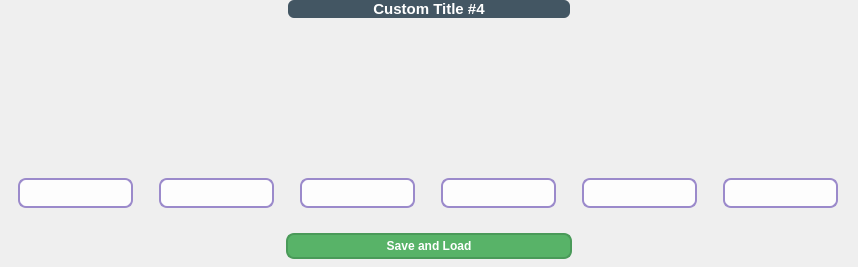
          <widget class="QWidget" name="pageProfile4">
           <layout class="QVBoxLayout" name="verticalLayout_30">
            <property name="leftMargin">
             <number>0</number>
            </property>
            <property name="topMargin">
             <number>0</number>
            </property>
            <property name="rightMargin">
             <number>0</number>
            </property>
            <property name="bottomMargin">
             <number>8</number>
            </property>
            <item>
             <layout class="QHBoxLayout" name="layoutTitleprofile4">
              <item>
               <widget class="QFrame" name="frame_13">
                <property name="frameShape">
                 <enum>QFrame::Shape::NoFrame</enum>
                </property>
                <property name="frameShadow">
                 <enum>QFrame::Shadow::Raised</enum>
                </property>
               </widget>
              </item>
              <item>
               <widget class="QLabel" name="titlepage4">
                <property name="sizePolicy">
                 <sizepolicy hsizetype="Preferred" vsizetype="Expanding">
                  <horstretch>0</horstretch>
                  <verstretch>0</verstretch>
                 </sizepolicy>
                </property>
                <property name="minimumSize">
                 <size>
                  <width>0</width>
                  <height>0</height>
                 </size>
                </property>
                <property name="maximumSize">
                 <size>
                  <width>400</width>
                  <height>30</height>
                 </size>
                </property>
                <property name="font">
                 <font>
                  <family>Segoe UI</family>
                  <pointsize>11</pointsize>
                  <italic>false</italic>
                  <bold>true</bold>
                 </font>
                </property>
                <property name="styleSheet">
                 <string notr="true">
/* App Title (KeyBloom) */
#titlepage4{
    color: white;      
    font-size: 11pt;
    font-weight: bold;
    background-color: #435663; /* ungu menyala lembut */
    border-radius: 6px;
}


</string>
                </property>
                <property name="text">
                 <string>Custom Title #4</string>
                </property>
                <property name="alignment">
                 <set>Qt::AlignmentFlag::AlignCenter</set>
                </property>
               </widget>
              </item>
              <item>
               <widget class="QFrame" name="frame_14">
                <property name="frameShape">
                 <enum>QFrame::Shape::NoFrame</enum>
                </property>
                <property name="frameShadow">
                 <enum>QFrame::Shadow::Raised</enum>
                </property>
               </widget>
              </item>
             </layout>
            </item>
            <item>
             <widget class="QFrame" name="frameAllbutton4">
              <property name="frameShape">
               <enum>QFrame::Shape::NoFrame</enum>
              </property>
              <property name="frameShadow">
               <enum>QFrame::Shadow::Raised</enum>
              </property>
              <layout class="QHBoxLayout" name="horizontalLayout_12">
               <item>
                <widget class="QFrame" name="frameout19">
                 <property name="minimumSize">
                  <size>
                   <width>135</width>
                   <height>185</height>
                  </size>
                 </property>
                 <property name="maximumSize">
                  <size>
                   <width>135</width>
                   <height>185</height>
                  </size>
                 </property>
                 <property name="frameShape">
                  <enum>QFrame::Shape::NoFrame</enum>
                 </property>
                 <property name="frameShadow">
                  <enum>QFrame::Shadow::Raised</enum>
                 </property>
                 <layout class="QVBoxLayout" name="verticalLayout_24">
                  <property name="spacing">
                   <number>6</number>
                  </property>
                  <property name="leftMargin">
                   <number>9</number>
                  </property>
                  <property name="topMargin">
                   <number>9</number>
                  </property>
                  <property name="rightMargin">
                   <number>9</number>
                  </property>
                  <property name="bottomMargin">
                   <number>9</number>
                  </property>
                  <item>
                   <widget class="QFrame" name="buttonFrame19">
                    <property name="minimumSize">
                     <size>
                      <width>115</width>
                      <height>130</height>
                     </size>
                    </property>
                    <property name="maximumSize">
                     <size>
                      <width>115</width>
                      <height>130</height>
                     </size>
                    </property>
                    <property name="frameShape">
                     <enum>QFrame::Shape::NoFrame</enum>
                    </property>
                    <property name="frameShadow">
                     <enum>QFrame::Shadow::Raised</enum>
                    </property>
                   </widget>
                  </item>
                  <item>
                   <widget class="QLineEdit" name="prof4_line1">
                    <property name="minimumSize">
                     <size>
                      <width>115</width>
                      <height>30</height>
                     </size>
                    </property>
                    <property name="maximumSize">
                     <size>
                      <width>115</width>
                      <height>30</height>
                     </size>
                    </property>
                    <property name="styleSheet">
                     <string notr="true">/* ================= CUSTOM LINE EDIT ================= */
QLineEdit{
    background-color: rgba(255, 255, 255, 0.9);   /* putih lembut, bersih */
    color: #2e2a44;                               /* teks ungu gelap */
    
	font-family: &quot;Segoe UI&quot;;
    font-size: 10pt;
    font-weight: 700;     

    border: 2px solid #9b8acb;                    /* ungu medium */
    border-radius: 8px;
	padding: 2px 4px;
}

/* ================= FOCUS ================= */
QLineEdit:focus {
    border: 2px solid #7b5cff;                    /* ungu menyala (accent) */
    background-color: rgba(155, 138, 203, 0.15);  /* glow ungu lembut */
}

/* ================= DISABLED ================= */
QLineEdit:disabled {
    background-color: rgba(235, 231, 246, 0.8);   /* abu ungu */
    color: #9a95b3;
    border: 2px solid #c7bddf;
}
</string>
                    </property>
                   </widget>
                  </item>
                 </layout>
                </widget>
               </item>
               <item>
                <widget class="QFrame" name="frameout20">
                 <property name="minimumSize">
                  <size>
                   <width>135</width>
                   <height>185</height>
                  </size>
                 </property>
                 <property name="maximumSize">
                  <size>
                   <width>135</width>
                   <height>185</height>
                  </size>
                 </property>
                 <property name="frameShape">
                  <enum>QFrame::Shape::NoFrame</enum>
                 </property>
                 <property name="frameShadow">
                  <enum>QFrame::Shadow::Raised</enum>
                 </property>
                 <layout class="QVBoxLayout" name="verticalLayout_25">
                  <property name="spacing">
                   <number>6</number>
                  </property>
                  <property name="leftMargin">
                   <number>9</number>
                  </property>
                  <property name="topMargin">
                   <number>9</number>
                  </property>
                  <property name="rightMargin">
                   <number>9</number>
                  </property>
                  <property name="bottomMargin">
                   <number>9</number>
                  </property>
                  <item>
                   <widget class="QFrame" name="buttonFrame20">
                    <property name="minimumSize">
                     <size>
                      <width>115</width>
                      <height>130</height>
                     </size>
                    </property>
                    <property name="maximumSize">
                     <size>
                      <width>115</width>
                      <height>130</height>
                     </size>
                    </property>
                    <property name="frameShape">
                     <enum>QFrame::Shape::NoFrame</enum>
                    </property>
                    <property name="frameShadow">
                     <enum>QFrame::Shadow::Raised</enum>
                    </property>
                   </widget>
                  </item>
                  <item>
                   <widget class="QLineEdit" name="prof4_line2">
                    <property name="minimumSize">
                     <size>
                      <width>115</width>
                      <height>30</height>
                     </size>
                    </property>
                    <property name="maximumSize">
                     <size>
                      <width>115</width>
                      <height>30</height>
                     </size>
                    </property>
                    <property name="styleSheet">
                     <string notr="true">/* ================= CUSTOM LINE EDIT ================= */
QLineEdit{
    background-color: rgba(255, 255, 255, 0.9);   /* putih lembut, bersih */
    color: #2e2a44;                               /* teks ungu gelap */
    
	font-family: &quot;Segoe UI&quot;;
    font-size: 10pt;
    font-weight: 700;     

    border: 2px solid #9b8acb;                    /* ungu medium */
    border-radius: 8px;
	padding: 2px 4px;
}

/* ================= FOCUS ================= */
QLineEdit:focus {
    border: 2px solid #7b5cff;                    /* ungu menyala (accent) */
    background-color: rgba(155, 138, 203, 0.15);  /* glow ungu lembut */
}

/* ================= DISABLED ================= */
QLineEdit:disabled {
    background-color: rgba(235, 231, 246, 0.8);   /* abu ungu */
    color: #9a95b3;
    border: 2px solid #c7bddf;
}
</string>
                    </property>
                   </widget>
                  </item>
                 </layout>
                </widget>
               </item>
               <item>
                <widget class="QFrame" name="frameout21">
                 <property name="minimumSize">
                  <size>
                   <width>135</width>
                   <height>185</height>
                  </size>
                 </property>
                 <property name="maximumSize">
                  <size>
                   <width>135</width>
                   <height>185</height>
                  </size>
                 </property>
                 <property name="frameShape">
                  <enum>QFrame::Shape::NoFrame</enum>
                 </property>
                 <property name="frameShadow">
                  <enum>QFrame::Shadow::Raised</enum>
                 </property>
                 <layout class="QVBoxLayout" name="verticalLayout_26">
                  <property name="spacing">
                   <number>6</number>
                  </property>
                  <property name="leftMargin">
                   <number>9</number>
                  </property>
                  <property name="topMargin">
                   <number>9</number>
                  </property>
                  <property name="rightMargin">
                   <number>9</number>
                  </property>
                  <property name="bottomMargin">
                   <number>9</number>
                  </property>
                  <item>
                   <widget class="QFrame" name="buttonFrame21">
                    <property name="minimumSize">
                     <size>
                      <width>115</width>
                      <height>130</height>
                     </size>
                    </property>
                    <property name="maximumSize">
                     <size>
                      <width>115</width>
                      <height>130</height>
                     </size>
                    </property>
                    <property name="frameShape">
                     <enum>QFrame::Shape::NoFrame</enum>
                    </property>
                    <property name="frameShadow">
                     <enum>QFrame::Shadow::Raised</enum>
                    </property>
                   </widget>
                  </item>
                  <item>
                   <widget class="QLineEdit" name="prof4_line3">
                    <property name="minimumSize">
                     <size>
                      <width>115</width>
                      <height>30</height>
                     </size>
                    </property>
                    <property name="maximumSize">
                     <size>
                      <width>115</width>
                      <height>30</height>
                     </size>
                    </property>
                    <property name="styleSheet">
                     <string notr="true">/* ================= CUSTOM LINE EDIT ================= */
QLineEdit{
    background-color: rgba(255, 255, 255, 0.9);   /* putih lembut, bersih */
    color: #2e2a44;                               /* teks ungu gelap */
    
	font-family: &quot;Segoe UI&quot;;
    font-size: 10pt;
    font-weight: 700;     

    border: 2px solid #9b8acb;                    /* ungu medium */
    border-radius: 8px;
	padding: 2px 4px;
}

/* ================= FOCUS ================= */
QLineEdit:focus {
    border: 2px solid #7b5cff;                    /* ungu menyala (accent) */
    background-color: rgba(155, 138, 203, 0.15);  /* glow ungu lembut */
}

/* ================= DISABLED ================= */
QLineEdit:disabled {
    background-color: rgba(235, 231, 246, 0.8);   /* abu ungu */
    color: #9a95b3;
    border: 2px solid #c7bddf;
}
</string>
                    </property>
                   </widget>
                  </item>
                 </layout>
                </widget>
               </item>
               <item>
                <widget class="QFrame" name="frameout22">
                 <property name="minimumSize">
                  <size>
                   <width>135</width>
                   <height>185</height>
                  </size>
                 </property>
                 <property name="maximumSize">
                  <size>
                   <width>135</width>
                   <height>185</height>
                  </size>
                 </property>
                 <property name="frameShape">
                  <enum>QFrame::Shape::NoFrame</enum>
                 </property>
                 <property name="frameShadow">
                  <enum>QFrame::Shadow::Raised</enum>
                 </property>
                 <layout class="QVBoxLayout" name="verticalLayout_27">
                  <property name="spacing">
                   <number>6</number>
                  </property>
                  <property name="leftMargin">
                   <number>9</number>
                  </property>
                  <property name="topMargin">
                   <number>9</number>
                  </property>
                  <property name="rightMargin">
                   <number>9</number>
                  </property>
                  <property name="bottomMargin">
                   <number>9</number>
                  </property>
                  <item>
                   <widget class="QFrame" name="buttonFrame22">
                    <property name="minimumSize">
                     <size>
                      <width>115</width>
                      <height>130</height>
                     </size>
                    </property>
                    <property name="maximumSize">
                     <size>
                      <width>115</width>
                      <height>130</height>
                     </size>
                    </property>
                    <property name="frameShape">
                     <enum>QFrame::Shape::NoFrame</enum>
                    </property>
                    <property name="frameShadow">
                     <enum>QFrame::Shadow::Raised</enum>
                    </property>
                   </widget>
                  </item>
                  <item>
                   <widget class="QLineEdit" name="prof4_line4">
                    <property name="minimumSize">
                     <size>
                      <width>115</width>
                      <height>30</height>
                     </size>
                    </property>
                    <property name="maximumSize">
                     <size>
                      <width>115</width>
                      <height>30</height>
                     </size>
                    </property>
                    <property name="styleSheet">
                     <string notr="true">/* ================= CUSTOM LINE EDIT ================= */
QLineEdit{
    background-color: rgba(255, 255, 255, 0.9);   /* putih lembut, bersih */
    color: #2e2a44;                               /* teks ungu gelap */
    
	font-family: &quot;Segoe UI&quot;;
    font-size: 10pt;
    font-weight: 700;     

    border: 2px solid #9b8acb;                    /* ungu medium */
    border-radius: 8px;
	padding: 2px 4px;
}

/* ================= FOCUS ================= */
QLineEdit:focus {
    border: 2px solid #7b5cff;                    /* ungu menyala (accent) */
    background-color: rgba(155, 138, 203, 0.15);  /* glow ungu lembut */
}

/* ================= DISABLED ================= */
QLineEdit:disabled {
    background-color: rgba(235, 231, 246, 0.8);   /* abu ungu */
    color: #9a95b3;
    border: 2px solid #c7bddf;
}
</string>
                    </property>
                   </widget>
                  </item>
                 </layout>
                </widget>
               </item>
               <item>
                <widget class="QFrame" name="frameout23">
                 <property name="minimumSize">
                  <size>
                   <width>135</width>
                   <height>185</height>
                  </size>
                 </property>
                 <property name="maximumSize">
                  <size>
                   <width>135</width>
                   <height>185</height>
                  </size>
                 </property>
                 <property name="frameShape">
                  <enum>QFrame::Shape::NoFrame</enum>
                 </property>
                 <property name="frameShadow">
                  <enum>QFrame::Shadow::Raised</enum>
                 </property>
                 <layout class="QVBoxLayout" name="verticalLayout_28">
                  <property name="spacing">
                   <number>6</number>
                  </property>
                  <property name="leftMargin">
                   <number>9</number>
                  </property>
                  <property name="topMargin">
                   <number>9</number>
                  </property>
                  <property name="rightMargin">
                   <number>9</number>
                  </property>
                  <property name="bottomMargin">
                   <number>9</number>
                  </property>
                  <item>
                   <widget class="QFrame" name="buttonFrame23">
                    <property name="minimumSize">
                     <size>
                      <width>115</width>
                      <height>130</height>
                     </size>
                    </property>
                    <property name="maximumSize">
                     <size>
                      <width>115</width>
                      <height>130</height>
                     </size>
                    </property>
                    <property name="frameShape">
                     <enum>QFrame::Shape::NoFrame</enum>
                    </property>
                    <property name="frameShadow">
                     <enum>QFrame::Shadow::Raised</enum>
                    </property>
                   </widget>
                  </item>
                  <item>
                   <widget class="QLineEdit" name="prof4_line5">
                    <property name="minimumSize">
                     <size>
                      <width>115</width>
                      <height>30</height>
                     </size>
                    </property>
                    <property name="maximumSize">
                     <size>
                      <width>115</width>
                      <height>30</height>
                     </size>
                    </property>
                    <property name="styleSheet">
                     <string notr="true">/* ================= CUSTOM LINE EDIT ================= */
QLineEdit{
    background-color: rgba(255, 255, 255, 0.9);   /* putih lembut, bersih */
    color: #2e2a44;                               /* teks ungu gelap */
    
	font-family: &quot;Segoe UI&quot;;
    font-size: 10pt;
    font-weight: 700;     

    border: 2px solid #9b8acb;                    /* ungu medium */
    border-radius: 8px;
	padding: 2px 4px;
}

/* ================= FOCUS ================= */
QLineEdit:focus {
    border: 2px solid #7b5cff;                    /* ungu menyala (accent) */
    background-color: rgba(155, 138, 203, 0.15);  /* glow ungu lembut */
}

/* ================= DISABLED ================= */
QLineEdit:disabled {
    background-color: rgba(235, 231, 246, 0.8);   /* abu ungu */
    color: #9a95b3;
    border: 2px solid #c7bddf;
}
</string>
                    </property>
                   </widget>
                  </item>
                 </layout>
                </widget>
               </item>
               <item>
                <widget class="QFrame" name="frameout24">
                 <property name="minimumSize">
                  <size>
                   <width>135</width>
                   <height>185</height>
                  </size>
                 </property>
                 <property name="maximumSize">
                  <size>
                   <width>135</width>
                   <height>185</height>
                  </size>
                 </property>
                 <property name="frameShape">
                  <enum>QFrame::Shape::NoFrame</enum>
                 </property>
                 <property name="frameShadow">
                  <enum>QFrame::Shadow::Raised</enum>
                 </property>
                 <layout class="QVBoxLayout" name="verticalLayout_29">
                  <property name="spacing">
                   <number>6</number>
                  </property>
                  <property name="leftMargin">
                   <number>9</number>
                  </property>
                  <property name="topMargin">
                   <number>9</number>
                  </property>
                  <property name="rightMargin">
                   <number>9</number>
                  </property>
                  <property name="bottomMargin">
                   <number>9</number>
                  </property>
                  <item>
                   <widget class="QFrame" name="buttonFrame24">
                    <property name="minimumSize">
                     <size>
                      <width>115</width>
                      <height>130</height>
                     </size>
                    </property>
                    <property name="maximumSize">
                     <size>
                      <width>115</width>
                      <height>130</height>
                     </size>
                    </property>
                    <property name="frameShape">
                     <enum>QFrame::Shape::NoFrame</enum>
                    </property>
                    <property name="frameShadow">
                     <enum>QFrame::Shadow::Raised</enum>
                    </property>
                   </widget>
                  </item>
                  <item>
                   <widget class="QLineEdit" name="prof4_line6">
                    <property name="minimumSize">
                     <size>
                      <width>115</width>
                      <height>30</height>
                     </size>
                    </property>
                    <property name="maximumSize">
                     <size>
                      <width>115</width>
                      <height>30</height>
                     </size>
                    </property>
                    <property name="styleSheet">
                     <string notr="true">/* ================= CUSTOM LINE EDIT ================= */
QLineEdit{
    background-color: rgba(255, 255, 255, 0.9);   /* putih lembut, bersih */
    color: #2e2a44;                               /* teks ungu gelap */
    
	font-family: &quot;Segoe UI&quot;;
    font-size: 10pt;
    font-weight: 700;     

    border: 2px solid #9b8acb;                    /* ungu medium */
    border-radius: 8px;
	padding: 2px 4px;
}

/* ================= FOCUS ================= */
QLineEdit:focus {
    border: 2px solid #7b5cff;                    /* ungu menyala (accent) */
    background-color: rgba(155, 138, 203, 0.15);  /* glow ungu lembut */
}

/* ================= DISABLED ================= */
QLineEdit:disabled {
    background-color: rgba(235, 231, 246, 0.8);   /* abu ungu */
    color: #9a95b3;
    border: 2px solid #c7bddf;
}
</string>
                    </property>
                   </widget>
                  </item>
                 </layout>
                </widget>
               </item>
              </layout>
             </widget>
            </item>
            <item>
             <widget class="QFrame" name="frameSavep4">
              <property name="frameShape">
               <enum>QFrame::Shape::NoFrame</enum>
              </property>
              <property name="frameShadow">
               <enum>QFrame::Shadow::Raised</enum>
              </property>
              <layout class="QHBoxLayout" name="horizontalLayout_13">
               <property name="spacing">
                <number>0</number>
               </property>
               <property name="leftMargin">
                <number>0</number>
               </property>
               <property name="topMargin">
                <number>0</number>
               </property>
               <property name="rightMargin">
                <number>0</number>
               </property>
               <property name="bottomMargin">
                <number>0</number>
               </property>
               <item>
                <widget class="QFrame" name="frame_15">
                 <property name="frameShape">
                  <enum>QFrame::Shape::NoFrame</enum>
                 </property>
                 <property name="frameShadow">
                  <enum>QFrame::Shadow::Raised</enum>
                 </property>
                </widget>
               </item>
               <item>
                <widget class="QPushButton" name="btn_saveload_p4">
                 <property name="minimumSize">
                  <size>
                   <width>0</width>
                   <height>0</height>
                  </size>
                 </property>
                 <property name="maximumSize">
                  <size>
                   <width>16777215</width>
                   <height>16777215</height>
                  </size>
                 </property>
                 <property name="styleSheet">
                  <string notr="true">QPushButton {
    background-color: #58B368;       /* hijau lembut tapi hidup */
    border: 1.5px solid #4A9A59;     /* diperkecil dari 2px */
    border-radius: 8px;
    color: white;
    font: 10pt &quot;Segoe UI&quot;;
    font-weight: bold;
    padding: 4px 10px;               /* lebih ramping, teks tetap lega */
}

QPushButton:hover {
    background-color: #68C179;
    border: 1.5px solid #3E874D;
}

QPushButton:pressed {
    background-color: #4C9957;
    border: 1.5px solid #3A7A44;
}

QPushButton:disabled {
    background-color: #A7D9B0;
    color: #EAF6EC;
    border: 1.5px solid #8BC59A;
}
</string>
                 </property>
                 <property name="text">
                  <string>Save and Load</string>
                 </property>
                </widget>
               </item>
               <item>
                <widget class="QFrame" name="frame_16">
                 <property name="frameShape">
                  <enum>QFrame::Shape::NoFrame</enum>
                 </property>
                 <property name="frameShadow">
                  <enum>QFrame::Shadow::Raised</enum>
                 </property>
                </widget>
               </item>
              </layout>
             </widget>
            </item>
           </layout>
          </widget>
